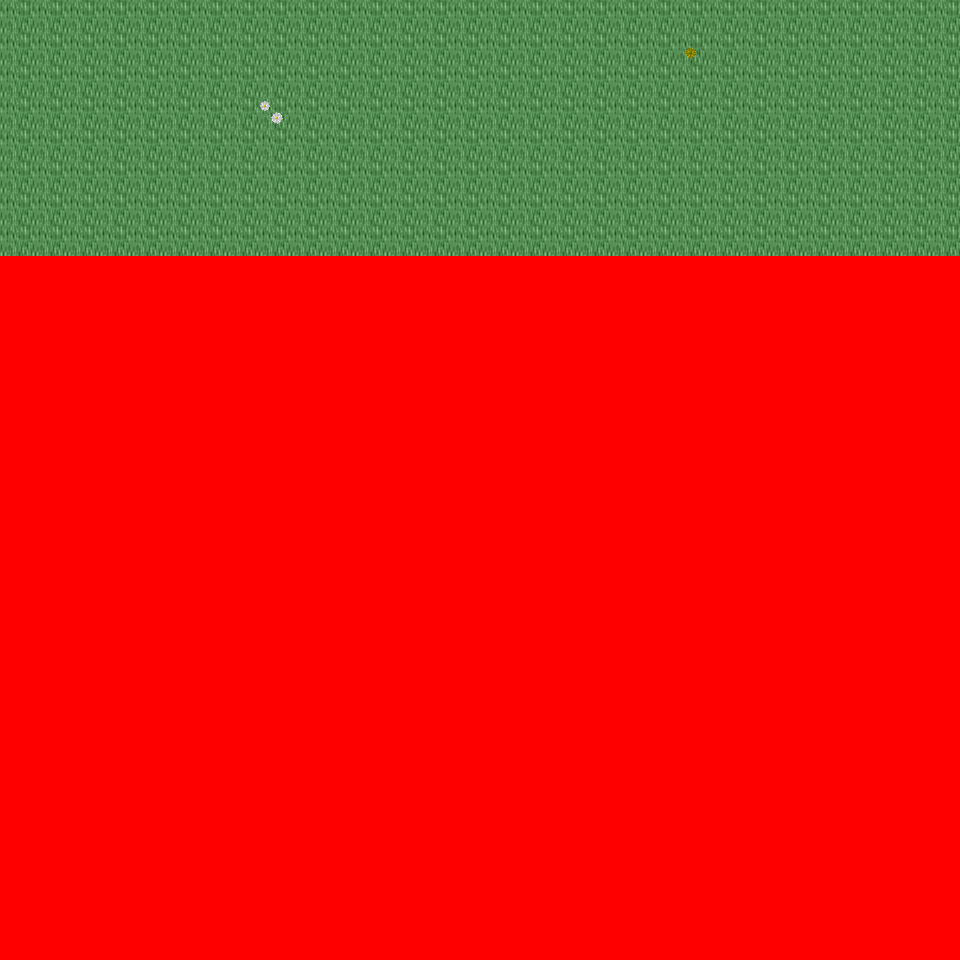

The image is a tile-based game level rendered from a .tmx file. Its description and source (layers, tilesets, objects; grid data summarised) follow:
An orthogonal 30x30 tile map with 32x32 px tiles, 6 tile layers (Ground, Object, Object2, Above, ...), 20 tilesets and 2 objects (2x mapchange).

<map version="1.0" orientation="orthogonal" renderorder="right-down" width="30" height="30" tilewidth="32" tileheight="32" nextobjectid="3">
  <tileset firstgid="1" name="tileset_logic_collision" tilewidth="32" tileheight="32" tilecount="1" columns="1">
    <image source="../drawable/tileset_logic_collision.png" width="32" height="32" />
  </tileset>
  <tileset firstgid="2" name="tileset_ground_ridge_earth_pale" tilewidth="32" tileheight="32" tilecount="96" columns="12">
    <image source="../drawable/tileset_ground_ridge_earth_pale.png" width="384" height="256" />
  </tileset>
  <tileset firstgid="98" name="tileset_ground_ridge_earth_dark" tilewidth="32" tileheight="32" tilecount="96" columns="12">
    <image source="../drawable/tileset_ground_ridge_earth_dark.png" width="384" height="256" />
  </tileset>
  <tileset firstgid="194" name="tileset_ground_ground" tilewidth="32" tileheight="32" tilecount="33" columns="3">
    <image source="../drawable/tileset_ground_ground.png" width="96" height="352" />
  </tileset>
  <tileset firstgid="227" name="tileset_plant_stump_small_stump" tilewidth="32" tileheight="32" tilecount="4" columns="2">
    <image source="../drawable/tileset_plant_stump_small_stump.png" width="64" height="64" />
  </tileset>
  <tileset firstgid="231" name="tileset_plant_tree_fall_trees" tilewidth="32" tileheight="32" tilecount="40" columns="8">
    <image source="../drawable/tileset_plant_tree_fall_trees.png" width="256" height="160" />
  </tileset>
  <tileset firstgid="271" name="tileset_plant_tree_pine_tree" tilewidth="32" tileheight="32" tilecount="20" columns="4">
    <image source="../drawable/tileset_plant_tree_pine_tree.png" width="128" height="160" />
  </tileset>
  <tileset firstgid="291" name="tileset_plant_tree_tree_darkgreen" tilewidth="32" tileheight="32" tilecount="88" columns="8">
    <image source="../drawable/tileset_plant_tree_tree_darkgreen.png" width="256" height="352" />
  </tileset>
  <tileset firstgid="379" name="tileset_plant_leaves" tilewidth="32" tileheight="32" tilecount="8" columns="4">
    <image source="../drawable/tileset_plant_leaves.png" width="128" height="64" />
  </tileset>
  <tileset firstgid="387" name="tileset_plant_flower_daisy_blue" tilewidth="32" tileheight="32" tilecount="8" columns="2">
    <image source="../drawable/tileset_plant_flower_daisy_blue.png" width="64" height="128" />
  </tileset>
  <tileset firstgid="395" name="tileset_plant_flower_daisy_red" tilewidth="32" tileheight="32" tilecount="8" columns="2">
    <image source="../drawable/tileset_plant_flower_daisy_red.png" width="64" height="128" />
  </tileset>
  <tileset firstgid="403" name="tileset_plant_flower_daisy_white" tilewidth="32" tileheight="32" tilecount="8" columns="2">
    <image source="../drawable/tileset_plant_flower_daisy_white.png" width="64" height="128" />
  </tileset>
  <tileset firstgid="411" name="tileset_plant_flower_daisy_yellow" tilewidth="32" tileheight="32" tilecount="8" columns="2">
    <image source="../drawable/tileset_plant_flower_daisy_yellow.png" width="64" height="128" />
  </tileset>
  <tileset firstgid="419" name="tileset_ground_grass_corners" tilewidth="32" tileheight="32" tilecount="24" columns="6">
    <image source="../drawable/tileset_ground_grass_corners.png" width="192" height="128" />
  </tileset>
  <tileset firstgid="443" name="tileset_ground_grass_edges" tilewidth="32" tileheight="32" tilecount="36" columns="12">
    <image source="../drawable/tileset_ground_grass_edges.png" width="384" height="96" />
  </tileset>
  <tileset firstgid="479" name="tileset_ground_rock_pebbles" tilewidth="32" tileheight="32" tilecount="3" columns="1">
    <image source="../drawable/tileset_ground_rock_pebbles.png" width="32" height="96" />
  </tileset>
  <tileset firstgid="482" name="tileset_terrain_grassland" tilewidth="32" tileheight="32" tilecount="88" columns="8">
    <image source="../drawable/tileset_terrain_grassland.png" width="256" height="352" />
  </tileset>
  <tileset firstgid="570" name="tileset_terrain_cave_opening" tilewidth="32" tileheight="32" tilecount="12" columns="3">
    <image source="../drawable/tileset_terrain_cave_opening.png" width="96" height="128" />
  </tileset>
  <tileset firstgid="582" name="tileset_ground_ladder_vertical_dark" tilewidth="32" tileheight="32" tilecount="3" columns="3">
    <image source="../drawable/tileset_ground_ladder_vertical_dark.png" width="96" height="32" />
  </tileset>
  <tileset firstgid="585" name="tileset_plant_flower_flowers_mixed" tilewidth="32" tileheight="32" tilecount="16" columns="4">
    <image source="../drawable/tileset_plant_flower_flowers_mixed.png" width="128" height="128" />
  </tileset>
  <layer name="Ground" width="30" height="30">
    <data>[900 cells, 240 non-empty, 1 distinct tile ids]</data>
  </layer>
  <layer name="Object" width="30" height="30">
    <data>[900 cells, 2 non-empty, 2 distinct tile ids]</data>
  </layer>
  <layer name="Object2" width="30" height="30">
    <data>[900 cells, 0 non-empty, 0 distinct tile ids]</data>
  </layer>
  <layer name="Above" width="30" height="30">
    <data>[900 cells, 0 non-empty, 0 distinct tile ids]</data>
  </layer>
  <layer name="Above2" width="30" height="30">
    <data>[900 cells, 0 non-empty, 0 distinct tile ids]</data>
  </layer>
  <layer name="Walkable" width="30" height="30">
    <data>[900 cells, 660 non-empty, 1 distinct tile ids]</data>
  </layer>
  <objectgroup name="MapEvents">
    <object id="1" name="north" type="mapchange" x="0" y="0" width="960" height="32">
      <properties>
        <property name="map" value="0_deniran_forest_n2_w_x0_y3" />
        <property name="place" value="south" />
      </properties>
    </object>
    <object id="2" name="east" type="mapchange" x="928" y="0" width="32" height="256">
      <properties>
        <property name="map" value="0_ados_mountain_n2_w2_x0_y4" />
        <property name="place" value="west" />
      </properties>
    </object>
  </objectgroup>
</map>
